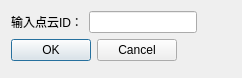
<?xml version="1.0" encoding="UTF-8"?>
<ui version="4.0">
 <class>RemovePointCloudDialog</class>
 <widget class="QDialog" name="RemovePointCloudDialog">
  <property name="geometry">
   <rect>
    <x>0</x>
    <y>0</y>
    <width>242</width>
    <height>78</height>
   </rect>
  </property>
  <property name="windowTitle">
   <string>Dialog</string>
  </property>
  <layout class="QFormLayout" name="formLayout">
   <item row="0" column="0">
    <layout class="QFormLayout" name="formLayout_2">
     <item row="0" column="0">
      <layout class="QHBoxLayout" name="horizontalLayout">
       <item>
        <widget class="QLabel" name="label">
         <property name="text">
          <string>输入点云ID：</string>
         </property>
        </widget>
       </item>
       <item>
        <widget class="QLineEdit" name="lineEdit"/>
       </item>
      </layout>
     </item>
     <item row="1" column="0">
      <widget class="QDialogButtonBox" name="buttonBox">
       <property name="orientation">
        <enum>Qt::Horizontal</enum>
       </property>
       <property name="standardButtons">
        <set>QDialogButtonBox::Cancel|QDialogButtonBox::Ok</set>
       </property>
      </widget>
     </item>
    </layout>
   </item>
  </layout>
 </widget>
 <resources/>
 <connections>
  <connection>
   <sender>buttonBox</sender>
   <signal>accepted()</signal>
   <receiver>RemovePointCloudDialog</receiver>
   <slot>accept()</slot>
   <hints>
    <hint type="sourcelabel">
     <x>248</x>
     <y>254</y>
    </hint>
    <hint type="destinationlabel">
     <x>157</x>
     <y>274</y>
    </hint>
   </hints>
  </connection>
  <connection>
   <sender>buttonBox</sender>
   <signal>rejected()</signal>
   <receiver>RemovePointCloudDialog</receiver>
   <slot>reject()</slot>
   <hints>
    <hint type="sourcelabel">
     <x>316</x>
     <y>260</y>
    </hint>
    <hint type="destinationlabel">
     <x>286</x>
     <y>274</y>
    </hint>
   </hints>
  </connection>
 </connections>
</ui>
